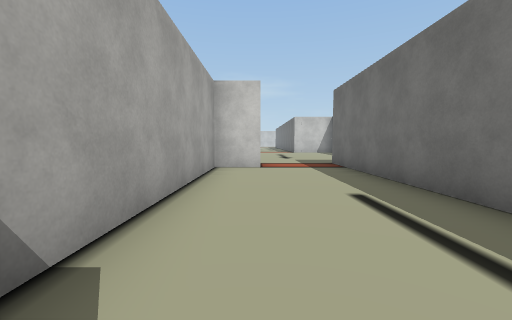
[1] (above)

18 first-person views from a walk through a scene from a Unity 3-D project. The camera is 1.4 m above the floor, tilts 4° down and sees 90° across. The floor is counted in squares, 2 m on a side. Each view is taken from the middle of a square. On the plan, view 1 faces up. The plan holds only what a view shows up to about 9 squares ahead; the rest is blank. The place goes on beyond the plan. The player character is not drawn. Some surface patterns are stand-ins.

[2]
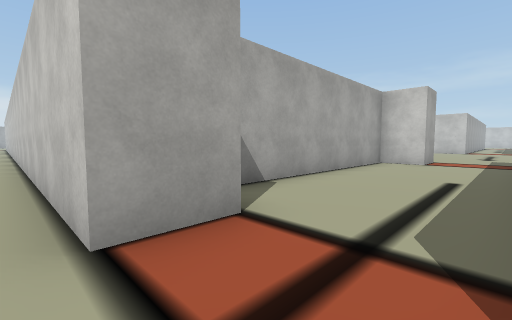

[3]
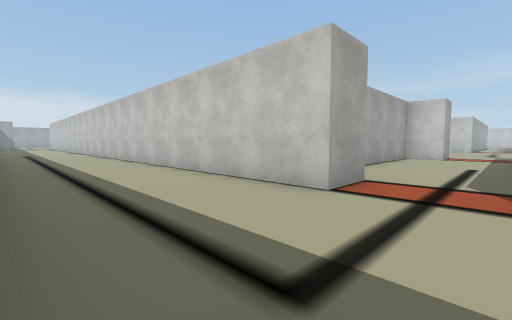

[4]
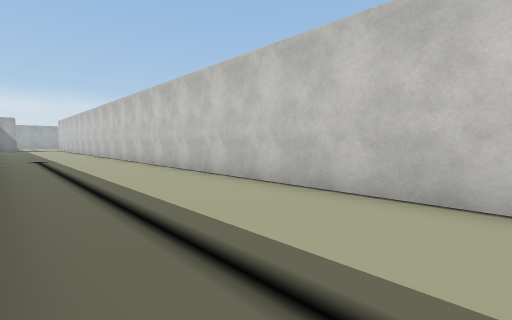

[5]
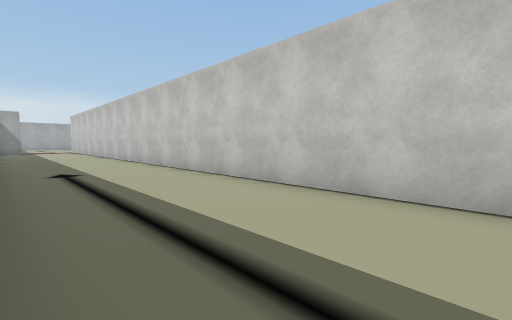

[6]
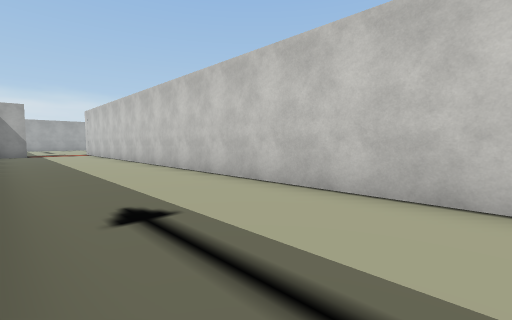

[7]
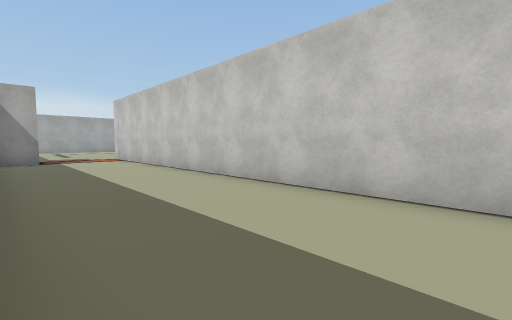

[8]
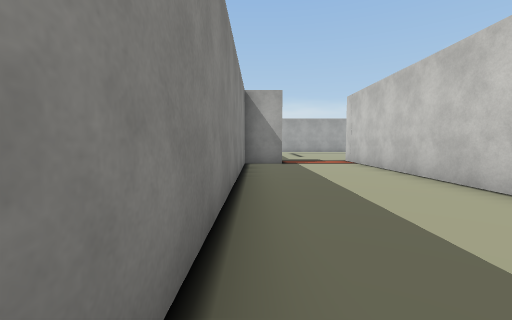

[9]
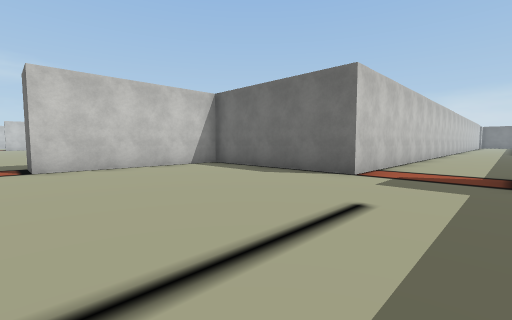

[10]
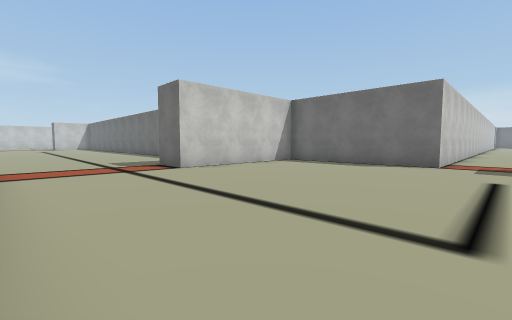

[11]
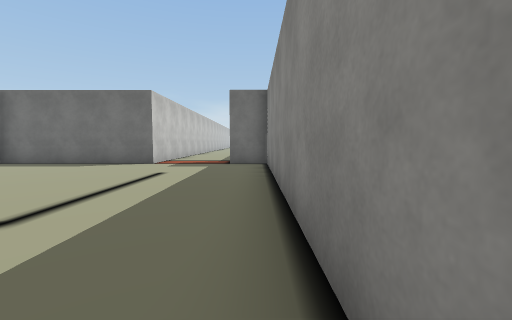

[12]
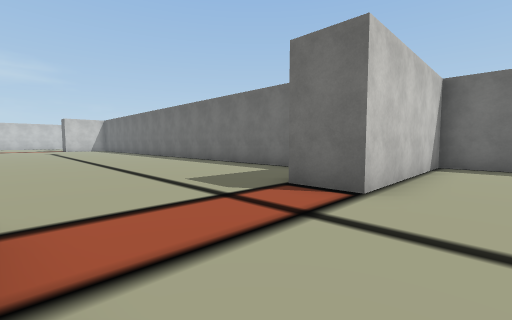

[13]
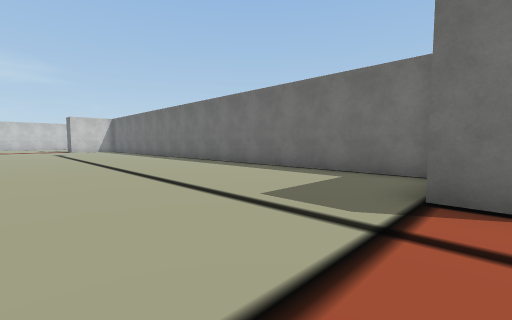

[14]
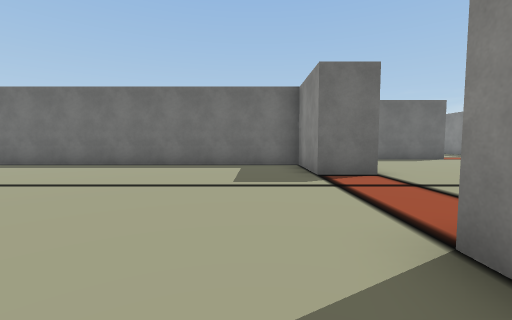

[15]
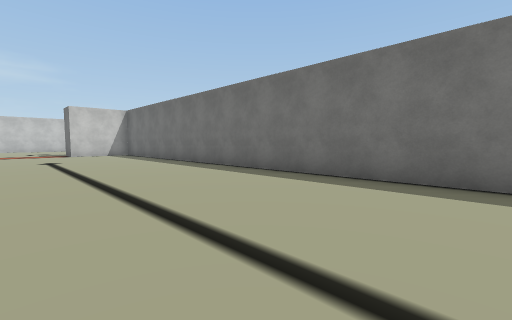

[16]
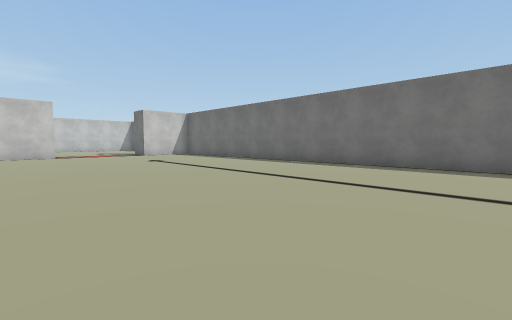

[17]
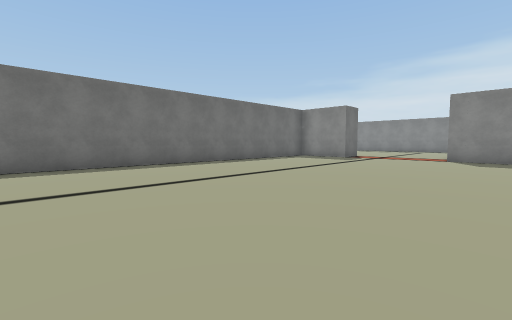

[18]
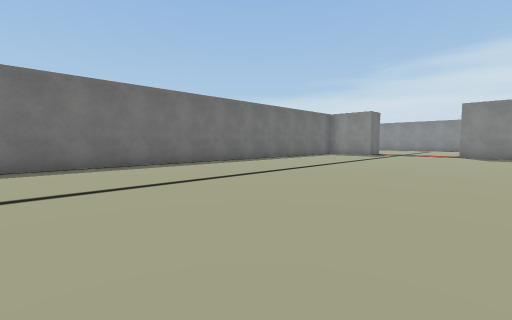

### Floor plan
Points are (right, up) in squares from view 1. A wall is a line through its corners. A room is listed if a view was taken in it or the views show most of it. See-through windows are left out.
Room 1 (view 1)
walls: (2.5, 2.5) (2.5, 7.5); (0.1, -0.2) (0.1, -1.6); (0.1, 7.1) (-1.2, 7.1) (-1.2, 0.8)
ways out: opening at (1.5, -1) to room 2; opening at (1.5, 8)
Room 2 (views 2, 3, 4, 5, 6, 7, 8, 9, 10, 11, 12, 13, 14, 15, 16, 17, 18)
walls: (-27.4, -4.1) (-27.4, -5.4); (-28.6, -5.5) (-28.6, -4.1); (-27, -5.4) (-19.2, -5.4); (-39, 4.7) (-37.2, 4.7); (-36.8, -5.4) (-29.2, -5.4); (0.1, -1.6) (-28.6, -1.6) (-28.6, 3.4) (-33.5, 3.4) (-33.5, 4.7) (-31.1, 4.7) (-31.1, 19.1)
ways out: opening at (1.5, -1) to room 1

Where each view was taken, in squares from view 1:
view 1: 0 up, 0 right, facing up
view 2: 2 down, 2 right, facing up-left
view 3: 5 down, 2 right, facing up-left
view 4: 5 down, 3 left, facing up-left
view 5: 5 down, 8 left, facing up-left
view 6: 5 down, 12 left, facing up-left
view 7: 5 down, 17 left, facing up-left
view 8: 5 down, 19 left, facing left
view 9: 4 down, 34 left, facing up-right
view 10: 3 down, 37 left, facing up-right
view 11: 5 down, 37 left, facing right
view 12: 2 up, 37 left, facing up-right
view 13: 4 up, 37 left, facing up-right
view 14: 6 up, 39 left, facing right
view 15: 10 up, 36 left, facing up-right
view 16: 11 up, 39 left, facing up-right
view 17: 16 up, 39 left, facing down-right
view 18: 19 up, 39 left, facing down-right
